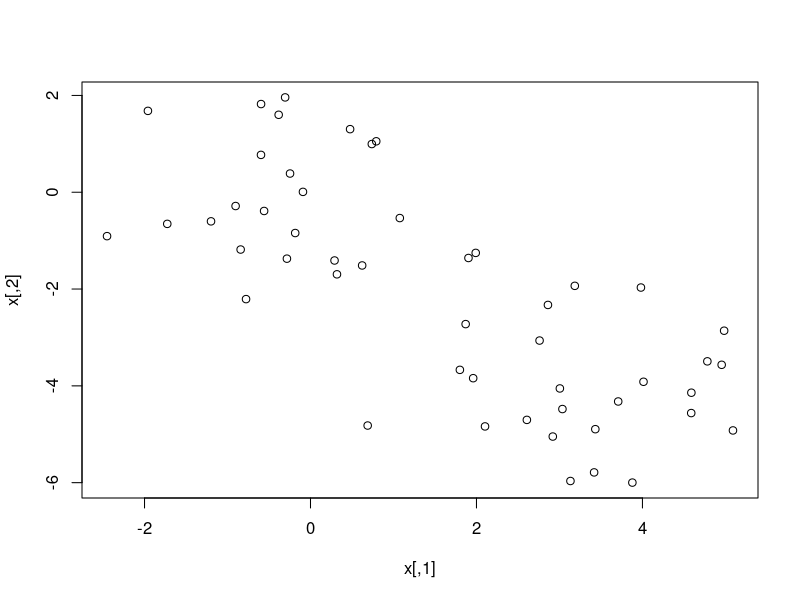
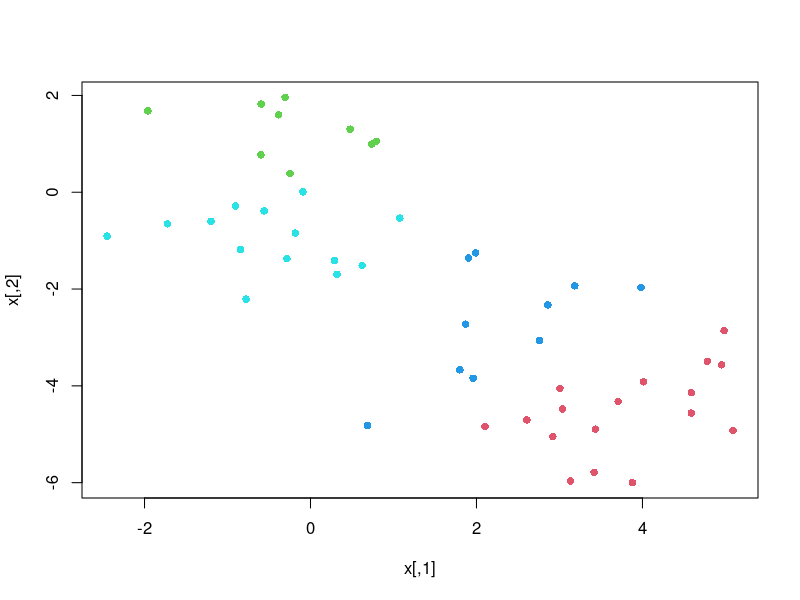
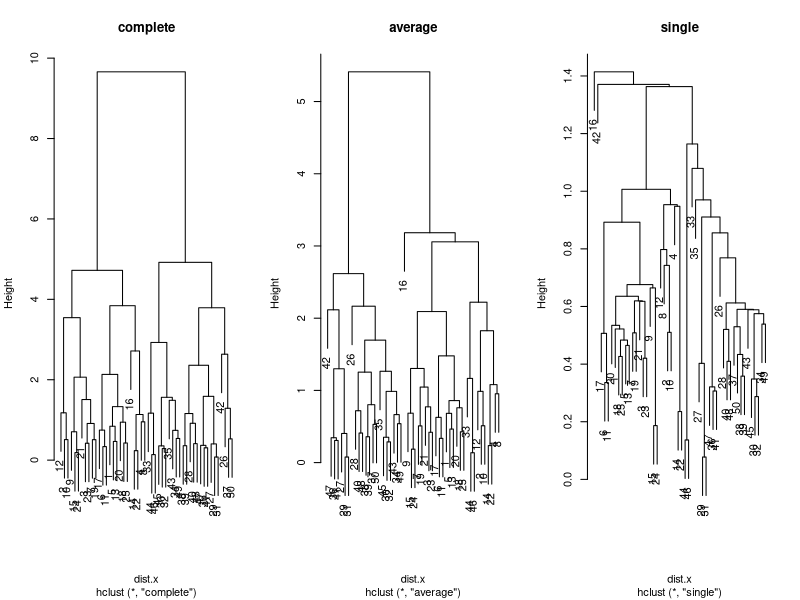
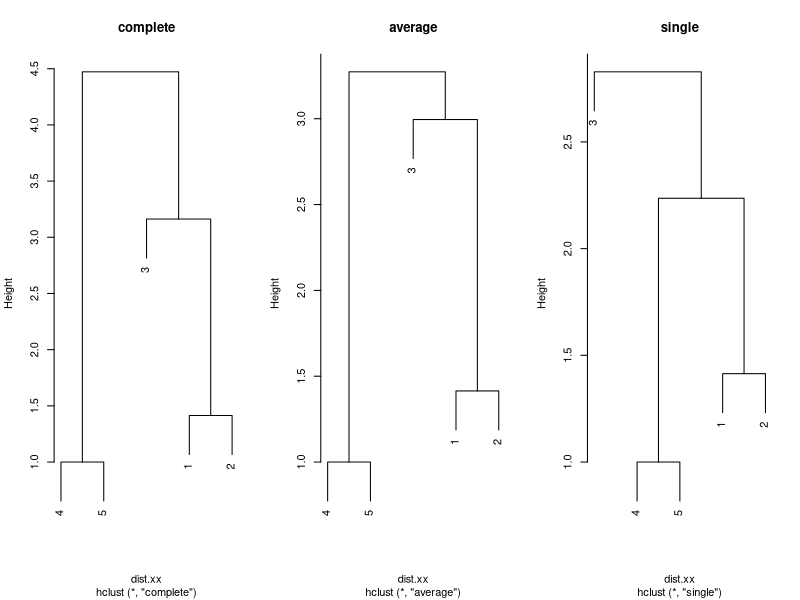

R code for these plots, in order:
# K-means Clustering
set.seed(2)
x <- matrix(rnorm(50*2),ncol=2)
x[1:25,1] <- x[1:25,1]+3
x[1:25,2] <- x[1:25,2]-4
plot(x)

km.out<-kmeans(x,centers=4,nstart=20)
km.out$cluster
plot(x,col=km.out$cluster+1, pch=16)
km.out$withinss

# Hierarchical Clustering
dist.x <- dist(x)
dim(x)
cor.x <- as.dist(1-cor(t(x)))
hc.complete <- hclust(dist.x, method="complete")
hc.average<-hclust(dist.x,method="average")
hc.single<-hclust(dist.x,method="single")
par(mfrow=c(1,3))
plot(hc.complete,main="complete")
plot(hc.average,main="average")
plot(hc.single,main="single")

cutree(hc.complete, h=5)

xx<- matrix(data=c(1,2,4,4,5,5,4,6,3,3),ncol=2)
dist.xx <- dist(xx)
hc.c<-hclust(dist.xx, method="complete")
hc.a<-hclust(dist.xx, method="average")
hc.s<-hclust(dist.xx, method="single")
par(mfrow=c(1,3))
plot(hc.c,main="complete")
plot(hc.a,main="average")
plot(hc.s,main="single")
